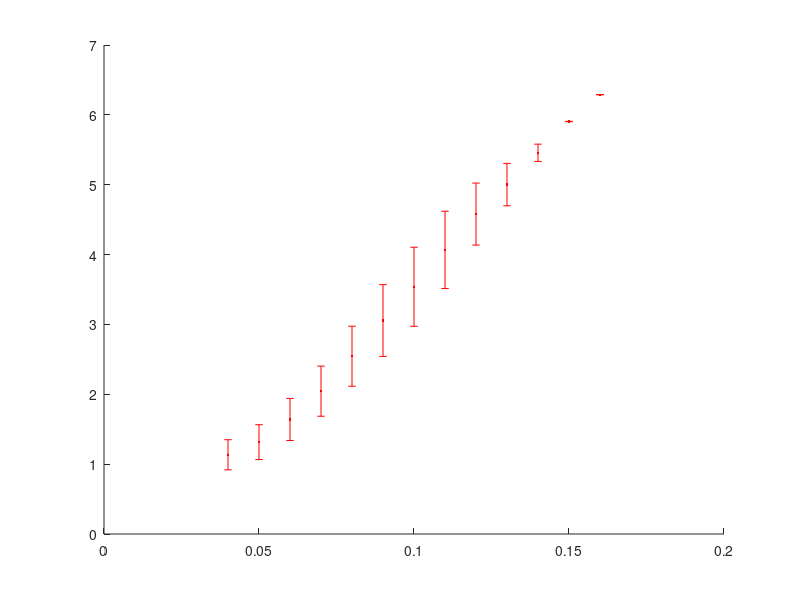
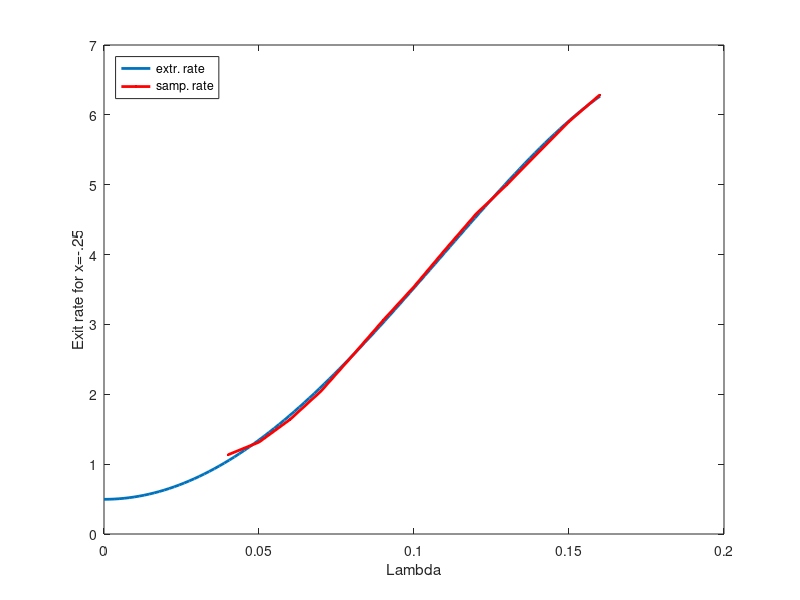

MATLAB code for these plots, in order: (Note: this script raises an error after producing the figures.)
%Skipt zur Simulation mit Homotopieclear Xem%close all% %Rangex=linspace(-0.5,1.5);%e.g. poth =@(y) 8.*y.^4-44/3.*y.^3 + 2.*y.^2 +11/3.*y+1;dpoth =@(y) 32.*y.^3-44.*y.^2+4.*y+11/3;pot = poth(x);dpot= dpoth(x);%t=0:0.1:1;%t=0.16:-.02:0.0;t=0.0:.01:0.16;%t=0.08:-.001:0.02;%t=0:0.04:0.16;%homopot = homopoth(x);epsilon = 0.6;% a = 0.5;% b =-0.5;% Xzero=1;a = 1.1;b = 1.2;N=1000; Xzero=-0.25; dt=1/1000;dW=sqrt(dt)*randn(1,N);%Xem = zeros(1,N);hitting_time=zeros(1,length(t));hitting_time_prob=zeros(1,length(t));hitting_time_prob2=zeros(1,length(t));hitting_time_prob3=zeros(1,length(t));S=1000; % Number of Simulations% matrix for saving the trajectoriesXtemp=zeros(S,N);Xtime=zeros(length(t),S);num=zeros(length(t),1000);ra = randn(S,N);    for i=1:length(t)    %homopoth =@(y) poth(y)+96.*t(i).^2+(4-88.*y+96.*y.^2).*t(i);        dhomopoth =@(y) dpoth(y)+(-88 +192.*y).*t(i);             Xtemp(:,1)=Xzero;              %j=1;        for j=1:N            Xtemp(:,j+1) = Xtemp(:,j) -(dhomopoth(Xtemp(:,j))).*dt + sqrt(dt).*epsilon.*ra(:,j);        end        Xhelp=(Xtemp>=.5);        for k=1:S            if sum(Xhelp(k,:))>1                Xtime(i,k)=find(Xhelp(k,:),1,'first');            else                Xtime(i,k)=N;            end        end    endXtime=Xtime*dt;mtimes=Xtime*ones(S,1)./S;rates=1./mtimes;hr=5:17;th=t(hr);hrates=rates(hr);p=polyfit(th',hrates,1);mrate=zeros(length(t),1);cc=zeros(length(t),1);sigma=zeros(length(t),1);for i=1:length(t)    mrate(i) = mean(Xtime(i,:));    sigma(i)= sum((Xtime(i,:)-mrate(i)).^2);    cc(length(t)+1-i) = 1.96*sqrt(sigma(i)/S);end%pfit=p(1).*t.^4+p(2).*t.^3+p(3).*t+p(4);%pfit=p(1).*t.^2+p(2).*t+p(3);l=linspace(0,0.16);pfit=p(1).*t+p(2);I=[ones(1,length(hr)); th.^2 ;th.^4]';ex=I\rates(hr);fit=ex(3).*l.^4+ex(2).*l.^2+ex(1);figure(3)plot(l,fit,'Linewidth',2)hold onplot(t(hr),1./mtimes(hr),'.-r','Linewidt',2)%plot(t,1./ext,'g','Linewidth',2)hold offlegend('extr. rate','samp. rate','Location','NorthWest')xlabel('Lambda')ylabel('Exit rate for x=-.25')% figure(1)% plot(t,pfit,'g');figure(1)errorbar(t(hr),rates(hr),cc(hr),'r.','Linewidth',2)xlabel('Lambda')ylabel('Variance of the estimator')%%    figure(1) hold all %for k=1:10:length(t) for k=1:length(t)     %t(k) plot(num(k,:),'LineWidth',4)  xlabel('time') ylabel('Number of Processes in Well') %title('Prob Exit Rate') end hold off l= legend('$\lambda = 0.08 $','$\lambda = 0.07 $','$\lambda = 0.06 $','$\lambda = 0.05 $','$\lambda = 0.04 $','$\lambda = 0.03 $','$\lambda = 0.02 $','Location','southwest');%l= legend('$\lambda = 0 $','$\lambda = 0.4 $','$\lambda = 0.08 $','$\lambda = 0.12 $','$\lambda = 0.16 $','Location','southwest');set(l,'Interpreter','Latex');% lgened('')    figure(2) %hold on for k=1:length(t) semilogy(num(k,:)/1000) hold all xlabel('time') ylabel('Number of Processes in Well') title('Prob Exit Rate') end  %hold off   rate=zeros(1,length(t)); for l=1:length(t)          pos_help=find(num(l,:)> 0,1,'last');     time=(1:pos_help);     prob=log(num(l,1:pos_help)/1000);     p=polyfit(time,prob,1);     rate(l)=p(1);   end  figure(3) semilogy(t,-rate,'o--')  figure(6) plot(t,-rate)  pos_help=find(-rate>0,1,'last'); rate_help=log(-rate(1:pos_help));   p1=polyfit(t(1:pos_help),rate_help,1); p4=polyfit(t(1:pos_help),rate_help,4); %  figure(4)%  yfit1 = p1(1).*t+p1(2);%  plot(t,yfit1) yfit4 =p4(1).*t.^4+ p4(2).*t.^3+ p4(3).*t.^2+p4(4).*t+p4(5); figure(4) plot(t,yfit4); hold all plot(t,log(-rate)); hold off %semilogy(t,yfit4); figure(5) semilogy(t,yfit4)  % extrapolation ohne auasreißer  pos_help=find(t>0.038,1,'last'); rate_help=log(-rate(1:pos_help));  p4=polyfit(t(1:pos_help),rate_help,4);  t_help=linspace(0,0.08);  yfit4 =p4(1).*t_help.^4+ p4(2).*t_help.^3+ p4(3).*t_help.^2+p4(4).*t_help+p4(5);  figure(7) plot(t_help,yfit4,'LineWidth',4); hold all plot(t(1:5:pos_help),log(-rate(1:5:pos_help)),'o','LineWidth',4); hold off xlabel('Homotopy Parameter') ylabel('log(Rates)') legend('Extrapolated Rates','Real Rates','Location','southeast')   t=[0,0.04,0.08,0.12,0.16]; homopoth =@(y,h) poth(y)+96.*h.^2+(4-88.*y+96.*y.^2).*h; figure(8)   for i=1:5     V = homopoth(x,t(i));     plot(x,V,'LineWidth',4)     hold all end xlabel('position space') ylabel('potential energy') hold off ylim([-0.5 17 ])l=legend('$\lambda = 0 $','$\lambda = 0.04 $','$\lambda = 0.08 $','$\lambda = 0.12 $','$\lambda = 0.16 $','Location','northwest'); set(l,'Interpreter','Latex');  t=[0,0.04,0.08,0.12,0.16]; homopoth =@(y,h) poth(y)+96.*h.^2+(4-88.*y+96.*y.^2).*h; figure(9) for i=1:5     V = homopoth(x,t(i));     B = exp(-1 *V);     plot(x,B,'LineWidth',4)     hold all end xlabel('position space') ylabel('Boltzman distribution') hold offl=legend('$\lambda = 0 $','$\lambda = 0.04 $','$\lambda = 0.08 $','$\lambda = 0.12 $','$\lambda = 0.16 $','Location','northwest');set(l,'Interpreter','Latex');  